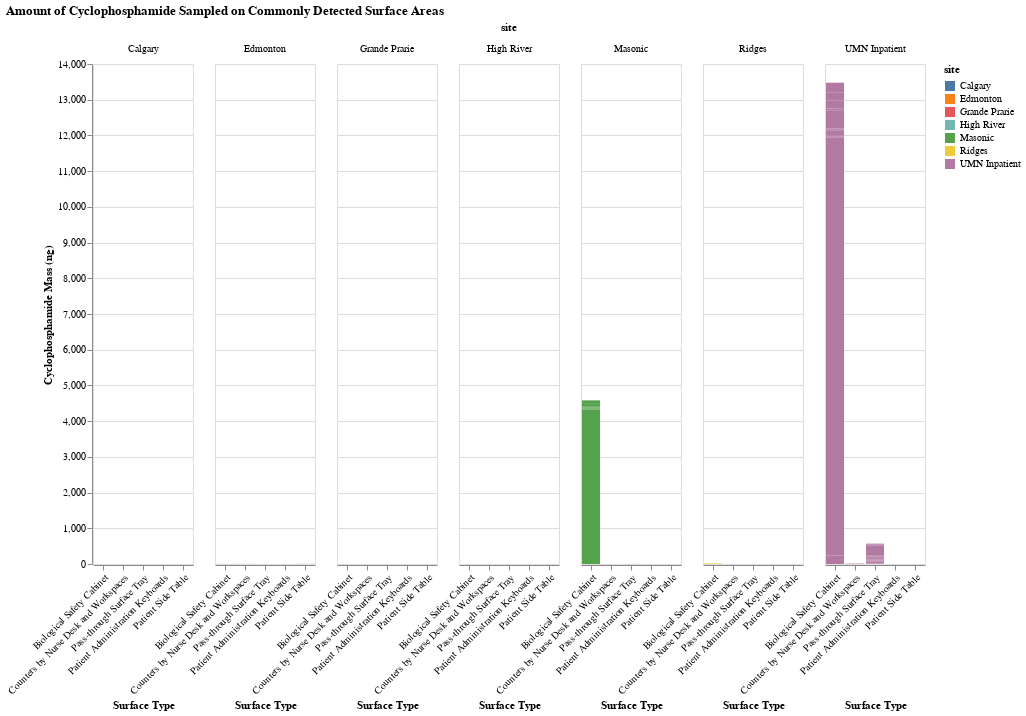

The cell this chart's notebook holds for it:
### Code cell
cycl_bar = alt.Chart(cycl_filtered).mark_bar().encode(
    x = alt.X('p_surfaceID', axis=alt.Axis(labelAngle=-45)).title('Surface Type'),
    y = alt.Y('cycl_mass').title('Cyclophosphamide Mass (ng)'),
        color='site'
    ).properties(
        width=100, 
        height=500
    ).facet('site', title='Amount of Cyclophosphamide Sampled on Commonly Detected Surface Areas')

cycl_bar

### Figure 1 — Vega-Lite specification as saved in the notebook (floating-point values rounded to 4 significant figures)
{"config": {"view": {"continuousWidth": 300, "continuousHeight": 300}}, "data": {"name": "data-c440a840638b9f93676a6a3818f2aead"}, "facet": {"field": "site", "type": "nominal"}, "spec": {"mark": {"type": "bar"}, "encoding": {"color": {"field": "site", "type": "nominal"}, "x": {"axis": {"labelAngle": -45}, "field": "p_surfaceID", "title": "Surface Type", "type": "nominal"}, "y": {"field": "cycl_mass", "title": "Cyclophosphamide Mass (ng)", "type": "quantitative"}}, "height": 500, "width": 100}, "title": "Amount of Cyclophosphamide Sampled on Commonly Detected Surface Areas", "$schema": "https://vega.github.io/schema/vega-lite/v5.16.3.json", "datasets": {"data-c440a840638b9f93676a6a3818f2aead": [{"site": "Edmonton", "surface": "BSC work surface", "p_surfaceID": "Biological Safety Cabinet", "cycl_mass": 1.227}, {"site": "Edmonton", "surface": "Passthrough tray", "p_surfaceID": "Pass-through Surface Tray", "cycl_mass": 0.8314}, {"site": "Edmonton", "surface": "Nursing counter", "p_surfaceID": "Counters by Nurse Desk and Workspaces", "cycl_mass": 0.3585}, {"site": "Edmonton", "surface": "Side table", "p_surfaceID": "Patient Side Table", "cycl_mass": 0.3824}, {"site": "Edmonton", "surface": "Bedside table", "p_surfaceID": "Patient Side Table", "cycl_mass": 2.319}, {"site": "Edmonton", "surface": "Charting area in nursing station", "p_surfaceID": "Counters by Nurse Desk and Workspaces", "cycl_mass": 1.831}, {"site": "Edmonton", "surface": "tray for chemo", "p_surfaceID": "Pass-through Surface Tray", "cycl_mass": 0.5561}, {"site": "Edmonton", "surface": "BSC work Surface #1", "p_surfaceID": "Biological Safety Cabinet", "cycl_mass": 0.3069}, {"site": "Edmonton", "surface": "Nursing counter #3", "p_surfaceID": "Counters by Nurse Desk and Workspaces", "cycl_mass": 0.2781}, {"site": "Edmonton", "surface": "side table #1", "p_surfaceID": "Patient Side Table", "cycl_mass": 0.2758}, {"site": "Edmonton", "surface": "side table #2", "p_surfaceID": "Patient Side Table", "cycl_mass": 0.4307}, {"site": "Edmonton", "surface": "side table #3", "p_surfaceID": "Patient Side Table", "cycl_mass": 0.3652}, {"site": "Edmonton", "surface": "side table", "p_surfaceID": "Patient Side Table", "cycl_mass": 0.3058}, {"site": "Edmonton", "surface": "patient bedside table", "p_surfaceID": "Patient Side Table", "cycl_mass": 1.891}, {"site": "Edmonton", "surface": "patient bedside table", "p_surfaceID": "Patient Side Table", "cycl_mass": 0.4518}, {"site": "Calgary", "surface": "pass-through tray", "p_surfaceID": "Pass-through Surface Tray", "cycl_mass": 0.3974}, {"site": "Calgary", "surface": "passthrough tray", "p_surfaceID": "Pass-through Surface Tray", "cycl_mass": 0.2525}, {"site": "Calgary", "surface": "side table", "p_surfaceID": "Patient Side Table", "cycl_mass": 0.2625}, {"site": "Calgary", "surface": "side table", "p_surfaceID": "Patient Side Table", "cycl_mass": 0.3352}, {"site": "High River", "surface": "passthrough tray", "p_surfaceID": "Pass-through Surface Tray", "cycl_mass": 0.3427}, {"site": "Grande Prarie", "surface": "nursing counter", "p_surfaceID": "Counters by Nurse Desk and Workspaces", "cycl_mass": 0.3036}, {"site": "Grande Prarie", "surface": "side table ", "p_surfaceID": "Patient Side Table", "cycl_mass": 0.4224}, {"site": "Grande Prarie", "surface": "nursing workstation keyboard", "p_surfaceID": "Patient Administration Keyboards", "cycl_mass": 0.3666}, {"site": "Ridges", "surface": "BSC work surface", "p_surfaceID": "Biological Safety Cabinet", "cycl_mass": 1.407}, {"site": "Ridges", "surface": "BSC work surface", "p_surfaceID": "Biological Safety Cabinet", "cycl_mass": 2.176}, {"site": "Ridges", "surface": "BSC work surface #1", "p_surfaceID": "Biological Safety Cabinet", "cycl_mass": 0.7648}, {"site": "Ridges", "surface": "BSC work surface #2", "p_surfaceID": "Biological Safety Cabinet", "cycl_mass": 1.122}, {"site": "Ridges", "surface": "passthrough bin (yellow)", "p_surfaceID": "Pass-through Surface Tray", "cycl_mass": 0.4201}, {"site": "Ridges", "surface": "bsc work surface", "p_surfaceID": "Biological Safety Cabinet", "cycl_mass": 0.681}, {"site": "Ridges", "surface": "bsc work surface", "p_surfaceID": "Biological Safety Cabinet", "cycl_mass": 5.113}, {"site": "Ridges", "surface": "yellow passthrough bin", "p_surfaceID": "Pass-through Surface Tray", "cycl_mass": 0.2764}, {"site": "Ridges", "surface": "BSC #1", "p_surfaceID": "Biological Safety Cabinet", "cycl_mass": 0.4035}, {"site": "Ridges", "surface": "BSC", "p_surfaceID": "Biological Safety Cabinet", "cycl_mass": 2.476}, {"site": "Ridges", "surface": "passthrough bin", "p_surfaceID": "Pass-through Surface Tray", "cycl_mass": 0.3225}, {"site": "Ridges", "surface": "BSC", "p_surfaceID": "Biological Safety Cabinet", "cycl_mass": 10.08}, {"site": "Ridges", "surface": "BSC", "p_surfaceID": "Biological Safety Cabinet", "cycl_mass": 0.9424}, {"site": "Ridges", "surface": "passthrough bin", "p_surfaceID": "Pass-through Surface Tray", "cycl_mass": 0.4634}, {"site": "Ridges", "surface": "w.o.w. keyboard", "p_surfaceID": "Patient Administration Keyboards", "cycl_mass": 0.3968}, {"site": "Masonic", "surface": "BSC work surface", "p_surfaceID": "Biological Safety Cabinet", "cycl_mass": 4317.0}, {"site": "Masonic", "surface": "BSC work surface #1", "p_surfaceID": "Biological Safety Cabinet", "cycl_mass": 13.58}, {"site": "Masonic", "surface": "BSC work surface #2", "p_surfaceID": "Biological Safety Cabinet", "cycl_mass": 23.08}, {"site": "Masonic", "surface": "BSC work surface #3", "p_surfaceID": "Biological Safety Cabinet", "cycl_mass": 17.56}, {"site": "Masonic", "surface": "BSC work surface", "p_surfaceID": "Biological Safety Cabinet", "cycl_mass": 11.2}, {"site": "Masonic", "surface": "BSC work surface", "p_surfaceID": "Biological Safety Cabinet", "cycl_mass": 17.89}, {"site": "Masonic", "surface": "plastic bin", "p_surfaceID": "Pass-through Surface Tray", "cycl_mass": 1.016}, {"site": "Masonic", "surface": "storage cart", "p_surfaceID": "Patient Side Table", "cycl_mass": 0.3482}, {"site": "Masonic", "surface": "plastic bin", "p_surfaceID": "Pass-through Surface Tray", "cycl_mass": 0.7909}, {"site": "Masonic", "surface": "BSC #1", "p_surfaceID": "Biological Safety Cabinet", "cycl_mass": 1.582}, {"site": "Masonic", "surface": "BSC #2", "p_surfaceID": "Biological Safety Cabinet", "cycl_mass": 80.61}, {"site": "Masonic", "surface": "passthrough surface", "p_surfaceID": "Pass-through Surface Tray", "cycl_mass": 0.6682}, {"site": "Masonic", "surface": "BSC", "p_surfaceID": "Biological Safety Cabinet", "cycl_mass": 92.82}, {"site": "Masonic", "surface": "BSC", "p_surfaceID": "Biological Safety Cabinet", "cycl_mass": 3.146}, {"site": "Masonic", "surface": "BSC #4", "p_surfaceID": "Biological Safety Cabinet", "cycl_mass": 9.235}, {"site": "UMN Inpatient", "surface": "passthrough metal surface", "p_surfaceID": "Pass-through Surface Tray", "cycl_mass": 12.05}, {"site": "UMN Inpatient", "surface": "plastic chemo bin", "p_surfaceID": "Pass-through Surface Tray", "cycl_mass": 9.502}, {"site": "UMN Inpatient", "surface": "BSC", "p_surfaceID": "Biological Safety Cabinet", "cycl_mass": 243.6}, {"site": "UMN Inpatient", "surface": "passthrough metal surface", "p_surfaceID": "Pass-through Surface Tray", "cycl_mass": 3.426}, {"site": "UMN Inpatient", "surface": "plastic chemo bin", "p_surfaceID": "Pass-through Surface Tray", "cycl_mass": 46.31}, {"site": "UMN Inpatient", "surface": "BSC", "p_surfaceID": "Biological Safety Cabinet", "cycl_mass": 11710.0}, {"site": "UMN Inpatient", "surface": "storage cart #1", "p_surfaceID": "Patient Side Table", "cycl_mass": 0.262}, {"site": "UMN Inpatient", "surface": "workstation keyboard #2", "p_surfaceID": "Patient Administration Keyboards", "cycl_mass": 0.7637}, {"site": "UMN Inpatient", "surface": "storage cart #2", "p_surfaceID": "Patient Side Table", "cycl_mass": 0.4218}, {"site": "UMN Inpatient", "surface": "nursing station counter #2", "p_surfaceID": "Counters by Nurse Desk and Workspaces", "cycl_mass": 1.118}, {"site": "UMN Inpatient", "surface": "passthrough tray", "p_surfaceID": "Pass-through Surface Tray", "cycl_mass": 27.94}, {"site": "UMN Inpatient", "surface": "plastic chemo bin #1", "p_surfaceID": "Pass-through Surface Tray", "cycl_mass": 7.687}, {"site": "UMN Inpatient", "surface": "plastic chemo bin #2", "p_surfaceID": "Pass-through Surface Tray", "cycl_mass": 17.46}, {"site": "UMN Inpatient", "surface": "plastic chemo bin #3", "p_surfaceID": "Pass-through Surface Tray", "cycl_mass": 38.73}, {"site": "UMN Inpatient", "surface": "BSC #1", "p_surfaceID": "Biological Safety Cabinet", "cycl_mass": 24.82}, {"site": "UMN Inpatient", "surface": "BSC #2", "p_surfaceID": "Biological Safety Cabinet", "cycl_mass": 29.61}, {"site": "UMN Inpatient", "surface": "BSC #3", "p_surfaceID": "Biological Safety Cabinet", "cycl_mass": 139.0}, {"site": "UMN Inpatient", "surface": "passthrough surface", "p_surfaceID": "Pass-through Surface Tray", "cycl_mass": 3.343}, {"site": "UMN Inpatient", "surface": "plastic chemo bin", "p_surfaceID": "Pass-through Surface Tray", "cycl_mass": 26.16}, {"site": "UMN Inpatient", "surface": "BSC", "p_surfaceID": "Biological Safety Cabinet", "cycl_mass": 29.11}, {"site": "UMN Inpatient", "surface": "passthrough surface", "p_surfaceID": "Pass-through Surface Tray", "cycl_mass": 4.051}, {"site": "UMN Inpatient", "surface": "plastic chemo bin", "p_surfaceID": "Pass-through Surface Tray", "cycl_mass": 15.94}, {"site": "UMN Inpatient", "surface": "BSC", "p_surfaceID": "Biological Safety Cabinet", "cycl_mass": 19.68}, {"site": "UMN Inpatient", "surface": "passthrough surface", "p_surfaceID": "Pass-through Surface Tray", "cycl_mass": 14.48}, {"site": "UMN Inpatient", "surface": "BSC", "p_surfaceID": "Biological Safety Cabinet", "cycl_mass": 496.5}, {"site": "UMN Inpatient", "surface": "storage cart", "p_surfaceID": "Patient Side Table", "cycl_mass": 0.3102}, {"site": "UMN Inpatient", "surface": "passthough surface", "p_surfaceID": "Pass-through Surface Tray", "cycl_mass": 3.796}, {"site": "UMN Inpatient", "surface": "plastic chemo bin #1", "p_surfaceID": "Pass-through Surface Tray", "cycl_mass": 293.8}, {"site": "UMN Inpatient", "surface": "plastic chemo bin #2", "p_surfaceID": "Pass-through Surface Tray", "cycl_mass": 16.81}, {"site": "UMN Inpatient", "surface": "plastic chemo bin #3", "p_surfaceID": "Pass-through Surface Tray", "cycl_mass": 21.74}, {"site": "UMN Inpatient", "surface": "BSC #1", "p_surfaceID": "Biological Safety Cabinet", "cycl_mass": 62.42}, {"site": "UMN Inpatient", "surface": "BSC #2", "p_surfaceID": "Biological Safety Cabinet", "cycl_mass": 225.8}, {"site": "UMN Inpatient", "surface": "BSC #3", "p_surfaceID": "Biological Safety Cabinet", "cycl_mass": 217.6}, {"site": "UMN Inpatient", "surface": "nurse station counter #2", "p_surfaceID": "Counters by Nurse Desk and Workspaces", "cycl_mass": 11.05}, {"site": "UMN Inpatient", "surface": "passthrough surface", "p_surfaceID": "Pass-through Surface Tray", "cycl_mass": 3.966}, {"site": "UMN Inpatient", "surface": "plastic chemo bin", "p_surfaceID": "Pass-through Surface Tray", "cycl_mass": 4.504}, {"site": "UMN Inpatient", "surface": "BSC", "p_surfaceID": "Biological Safety Cabinet", "cycl_mass": 279.6}]}}
